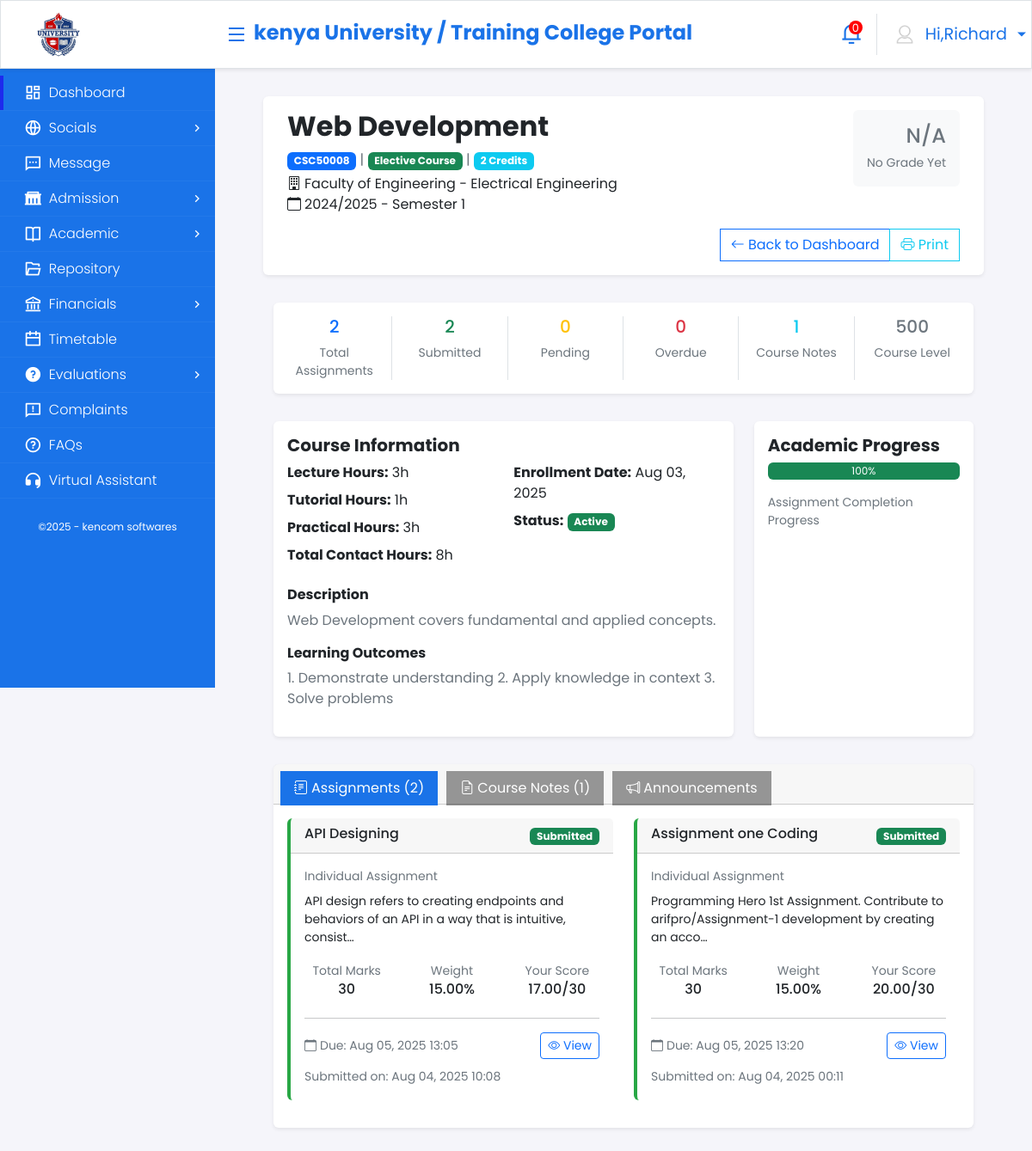
Page /student/course/18/ (signed in) on the earlier database version.
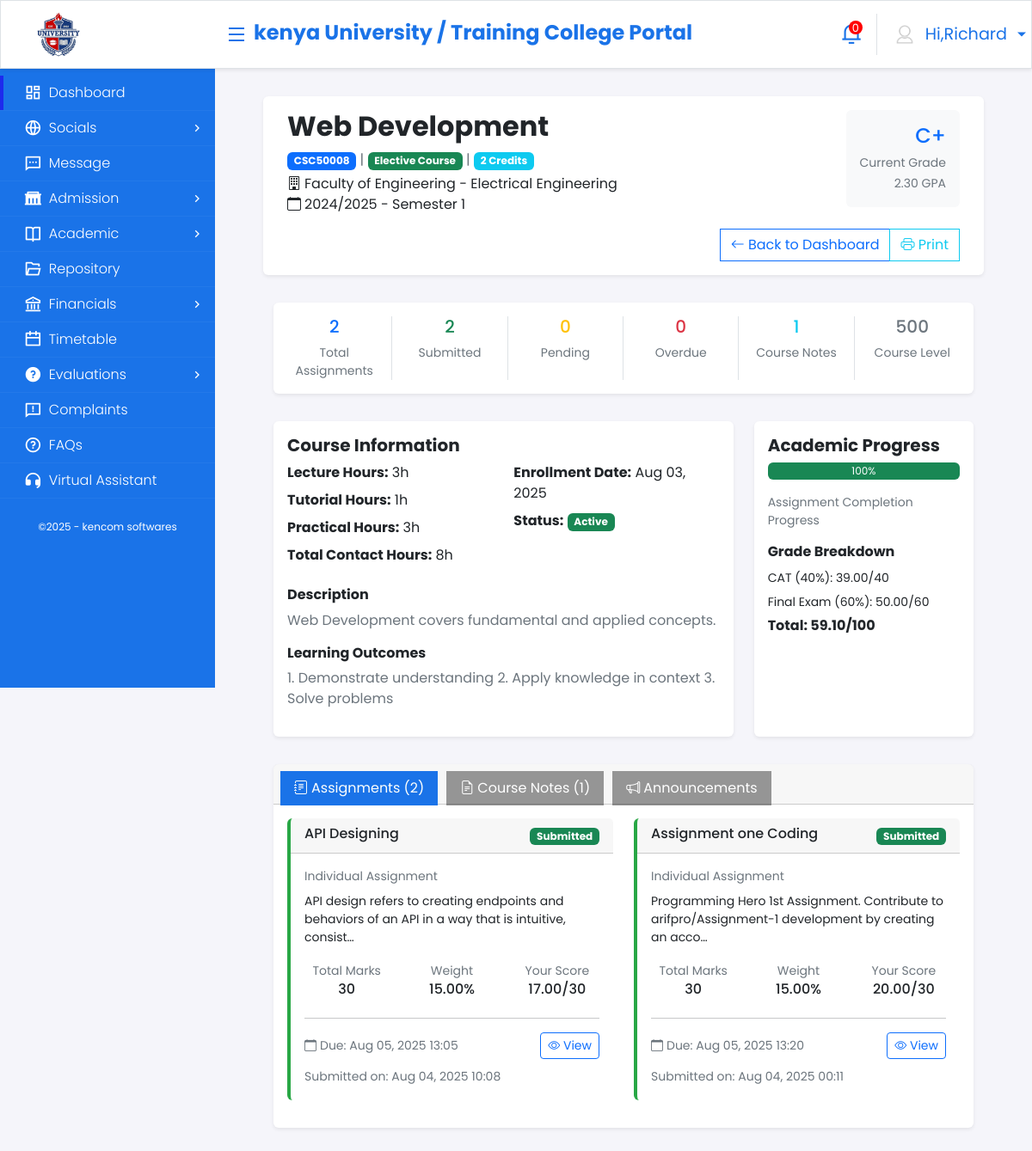
Same page on the later database version.
### core_application/models.py (models this page shows, shortened)
class Grade(models.Model):
    GRADE_CHOICES = (
        ('A+', 'A+ (90-100)'),
        ('A', 'A (80-89)'),
        ('A-', 'A- (75-79)'),
        ('B+', 'B+ (70-74)'),
        ('B', 'B (65-69)'),
        ('B-', 'B- (60-64)'),
        ('C+', 'C+ (55-59)'),
        ('C', 'C (50-54)'),
        ('C-', 'C- (45-49)'),
        ('D+', 'D+ (40-44)'),
        ('D', 'D (35-39)'),
        ('F', 'F (Below 35)'),
        ('I', 'Incomplete'),
        ('W', 'Withdrawn'),
        ('P', 'Pass'),
        ('NP', 'No Pass'),
    )
    enrollment = models.OneToOneField(Enrollment, on_delete=models.CASCADE, related_name='grade')
    continuous_assessment = models.DecimalField(max_digits=5, decimal_places=2, null=True, blank=True, help_text="CAT marks (40%)")
    final_exam = models.DecimalField(max_digits=5, decimal_places=2, null=True, blank=True, help_text="Final exam marks (60%)")
    practical_marks = models.DecimalField(max_digits=5, decimal_places=2, null=True, blank=True)
    project_marks = models.DecimalField(max_digits=5, decimal_places=2, null=True, blank=True)
    total_marks = models.DecimalField(max_digits=5, decimal_places=2, null=True, blank=True)
    grade = models.CharField(max_length=2, choices=GRADE_CHOICES, blank=True)
    grade_points = models.DecimalField(max_digits=3, decimal_places=2, null=True, blank=True)
    quality_points = models.DecimalField(max_digits=5, decimal_places=2, null=True, blank=True)
    is_passed = models.BooleanField(default=False)
    exam_date = models.DateField(null=True, blank=True)
    remarks = models.TextField(blank=True)

### core_application/views.py (the view)
# urls.py: path('student/course/<int:enrollment_id>/', views.student_course_detail, name='student_course_detail'),
@login_required
def student_course_detail(request, enrollment_id):
    try:
        student = request.user.student_profile
    except Student.DoesNotExist:
        messages.error(request, "Student profile not found.")
        return redirect('login')
    enrollment = get_object_or_404(
        Enrollment.objects.select_related(
            'course', 'course__department', 'course__department__faculty',
            'lecturer', 'semester'
        ),
        id=enrollment_id,
        student=student,
        is_active=True
    )
    lecturer_assignment = LecturerCourseAssignment.objects.filter(
        course=enrollment.course,
        semester=enrollment.semester,
        is_active=True
    ).first()
    assignments = Assignment.objects.filter(
        lecturer_assignment=lecturer_assignment,
        is_published=True
    ).order_by('-posted_date')
    submissions = AssignmentSubmission.objects.filter(
        student=student,
        assignment__in=assignments
    )
    submission_dict = {sub.assignment_id: sub for sub in submissions}
    for assignment in assignments:
        assignment.student_submission = submission_dict.get(assignment.id)
        assignment.is_submitted = assignment.id in submission_dict and submission_dict[assignment.id].is_submitted
        assignment.is_late = assignment.due_date < timezone.now()
        assignment.can_submit = not assignment.is_late or assignment.late_submission_allowed
    course_notes = CourseNotes.objects.filter(
        lecturer_assignment=lecturer_assignment,
        is_active=True,
        is_public=True
    ).order_by('-posted_date')
    announcements = AssignmentAnnouncement.objects.filter(
        assignment__lecturer_assignment=lecturer_assignment,
        is_active=True
    ).order_by('-posted_date')[:10]
    total_assignments = assignments.count()
    submitted_count = len([a for a in assignments if a.is_submitted])
    pending_count = total_assignments - submitted_count
    overdue_count = len([a for a in assignments if a.is_overdue and not a.is_submitted])
    try:
        from .models import Grade
        grade = Grade.objects.get(enrollment=enrollment)
    except Grade.DoesNotExist:
        grade = None
    context = {
        'student': student,
        'enrollment': enrollment,
        'lecturer_assignment': lecturer_assignment,
        'assignments': assignments,
        'course_notes': course_notes,
        'announcements': announcements,
        'grade': grade,
        'stats': {
            'total_assignments': total_assignments,
            'submitted_count': submitted_count,
            'pending_count': pending_count,
            'overdue_count': overdue_count,
            'notes_count': course_notes.count(),
        }
    }
    return render(request, 'student/course_detail.html', context)

### core_application/models.py (called while the page is built)
    def total_contact_hours(self):
        return self.lecture_hours + self.tutorial_hours + self.practical_hours + self.field_work_hours

    @property
    def is_overdue(self):
        return timezone.now() > self.due_date

### templates/student/course_detail.html (shortened to what the changed rows need)
{% extends 'base.html' %}
{% load static %}
{% block content %}
<div class="container onprintContainer">
    <div class="row p-3">
        <div class="card shadow-sm">
            <div class="card-body">
                <div class="row">
                    <div class="col-md-8">
                        <h2 class="fw-bold">{{ enrollment.course.name }}</h2>
                    </div>
                    <div class="col-md-4 text-end">
                        {% if grade %}
                        <div class="d-inline-block bg-light rounded p-3">
                            <h4 class="mb-1 text-primary">{{ grade.grade|default:"N/A" }}</h4>
                            <small class="text-muted">Current Grade</small>
                            {% if grade.grade_points %}
                            <br><small class="text-muted">{{ grade.grade_points }} GPA</small>
                            {% endif %}
                        </div>
                        {% else %}
                        <div class="d-inline-block bg-light rounded p-3">
                            <h4 class="mb-1 text-muted">N/A</h4>
                            <small class="text-muted">No Grade Yet</small>
                        </div>
                        {% endif %}
                    </div>
                </div>
            </div>
        </div>
    </div>
    <div class="row p-3">
        <div class="col-md-4">
            <div class="card shadow-sm h-100">
                <div class="card-body">
                    {% if grade %}
                    <div class="mt-3">
                        <h6 class="fw-bold">Grade Breakdown</h6>
                        {% if grade.continuous_assessment %}
                        <p class="mb-1"><small>CAT (40%): {{ grade.continuous_assessment }}/40</small></p>
                        {% endif %}
                        {% if grade.final_exam %}
                        <p class="mb-1"><small>Final Exam (60%): {{ grade.final_exam }}/60</small></p>
                        {% endif %}
                        {% if grade.total_marks %}
                        <p class="mb-1"><strong>Total: {{ grade.total_marks }}/100</strong></p>
                        {% endif %}
                    </div>
                    {% endif %}
                </div>
            </div>
        </div>
    </div>
</div>
{% endblock %}

Differences in the rows shown:
added Grade: grade "C+", grade_points "2.30", continuous_assessment "39.00", final_exam "50.00", total_marks "59.10"
Other differences:
text no longer shown: "N/A No Grade Yet"
text now shown: "Current Grade GPA Grade Breakdown CAT (40%): /40 Final Exam (60%): /60 Total: /100"
